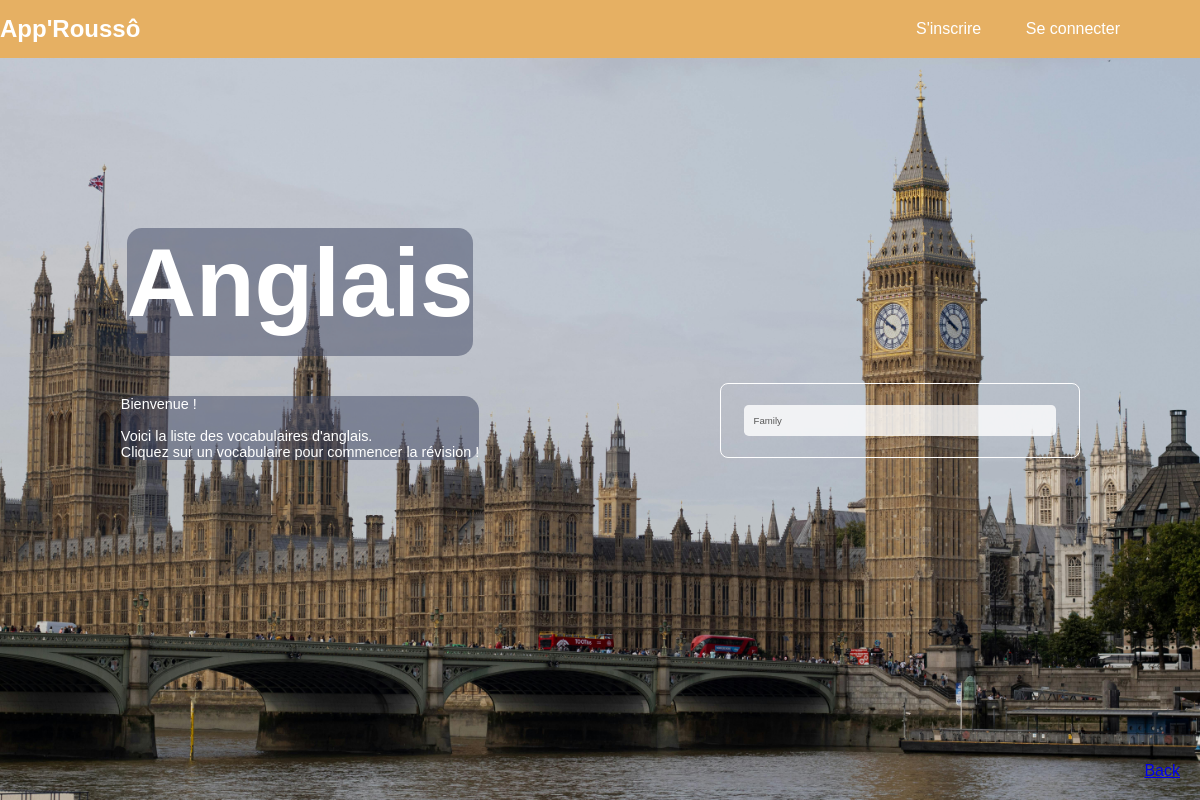
Page /classeur-Eng/ on the earlier database version.
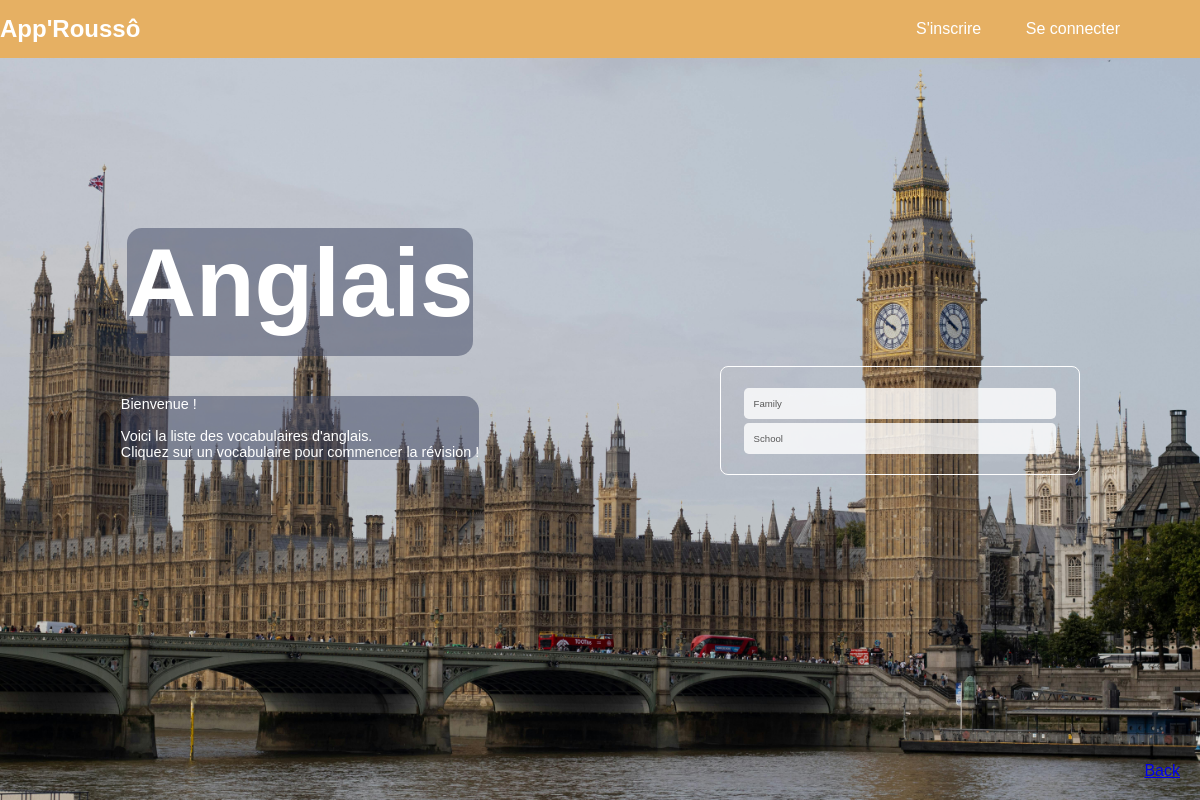
Same page on the later database version.
### cards/models.py (models this page shows, shortened)
class Classeur(models.Model):
    LANGUAGES = [
        ('DE', 'Allemand'),
        ('IT', 'Italien'),
        ('ES', 'Espagnol'),
        ('EN', 'Anglais')
    ]
    name = models.CharField(max_length=200, null=False)
    user = models.ForeignKey(User, on_delete=models.CASCADE)  # Classeur asso. avec un utilisateur
    public = models.BooleanField(default=False)
    category = models.CharField(max_length=2, choices=LANGUAGES, default='FR')  # Catégorie / Langue

### cards/views.py (the view)
# urls.py: path('classeur-Eng/', views.classeur_eng_view, name='classeurEng'),
def classeur_eng_view(request):
    classeurs = Classeur.objects.filter(category='EN', public=True)
    return render(request, 'cards/existing_classeur/classeurEng.html', {'classeurs': classeurs})

### cards/templates/cards/existing_classeur/classeurEng.html (shortened to what this page needs)
<!DOCTYPE html>
{% load static %}
<html lang="en">
<head>
    <link rel="stylesheet" href="https://cdn.simplecss.org/simple.min.css">
    <link rel="stylesheet" href="{% static 'css/styles_classeur_existant.css' %}">
</head>
<body>
   <img src="{% static '/images/pexels-sean-ingram-825343707-27940325.jpg' %}" alt="sagrada" class="background-image">
    <nav>
          <h1> App'Roussô </h1>
          <ul>
              <li><a href="{% url 'register' %}"> S'inscrire</a></li>
              <li><a href="{% url 'login' %}"> Se connecter</a></li>
          </ul>
    </nav>
    {% block content %}
    <div class="container">
        <div class="left0">
            <div class="title">
                <h1>Anglais</h1>
            </div>
            <div class="text0">
                <p>
                Bienvenue !<br><br> Voici la liste des vocabulaires d'anglais. <br>Cliquez sur un vocabulaire pour commencer la révision !
                </p>
            </div>
        </div>
        <div class="right0">
            <div class="classeur-existant">
                {% if classeurs %}
                    <ul class="list-existante">
                        {% for classeur in classeurs %}
                            <li class="classeur-item-existant">
                                <a href="{% url 'classeur_detail_public' classeur.pk %}" class="classeur-link">
                                        <span class="classeur-title">{{ classeur.name }}</span>
                                </a>
                            </li>
                        {% endfor %}
                    </ul>
                {% else %}
                    <p>Aucun classeur trouvé.</p>
                {% endif %}
            </div>
        </div>
        <div style="position: fixed; bottom: 20px; right: 20px;">
            <a href="{% url 'sans-connection' %}" class="button">Back</a>
        </div>
    {% endblock %}
    </div>
</body>
</html>

Differences in the rows shown:
added Classeur: name "School"
